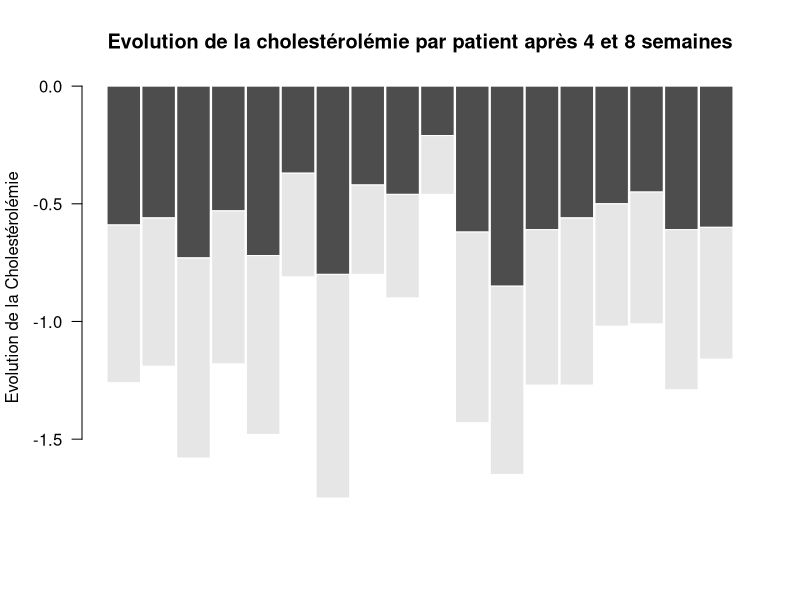
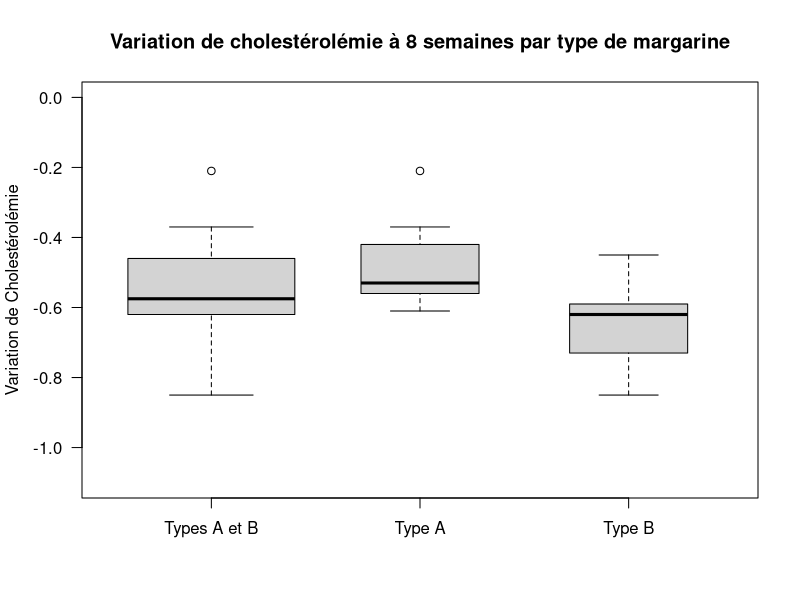
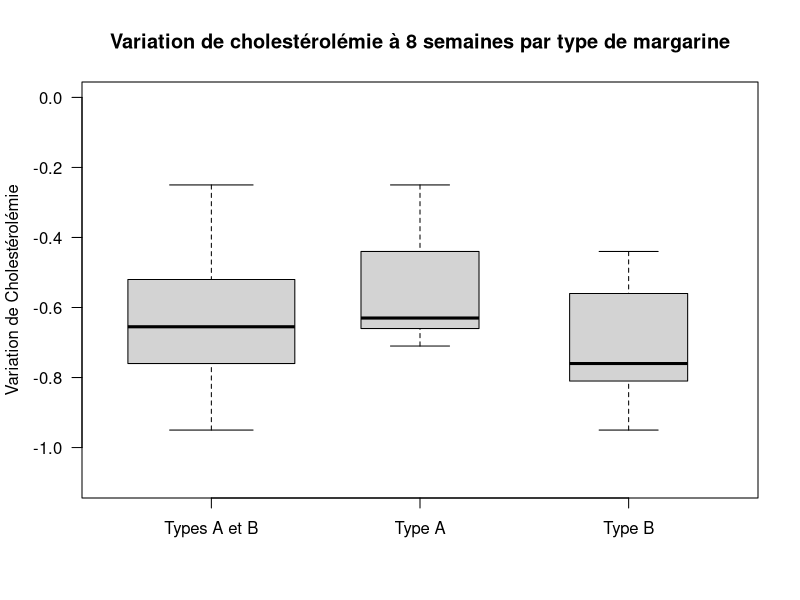

These charts were generated, in order, by the following R code:
"Le premier [exercice] a pour but de faire une analyse de
visualisation avec R pour présenter la problématique générale"

"
Readme sur le dataset :

A study tested whether cholesterol was reduced after using a certain brand of margarine as part of a low fat, low cholesterol diet.
The subjects consumed on average 2.31g of the active ingredient, stanol easter, a day. This data set contains information on 18 people
using margarine to reduce cholesterol over three time points.
"
# installation des packages si besoin:
# install.packages("readr")
# install.packages("reshape2")
# install.packages("ggplot2")

#import des packages 
library(readr)      #lecteur de csv
library(reshape2)   #fonction melt 
library(ggplot2)    #plotting


#charger les données du csv dans une variable 'cholcsv'
cholcsv = read.csv("./data/Cholesterol_R.csv", header=TRUE, fileEncoding = 'UTF-8-BOM')
#si le path du csv n'est pas valide, utiliser file.choose()
# cholcsvfile = read.csv(file.choose(), header=TRUE, fileEncoding = 'UTF-8-BOM')


#avant de passer à la suite, il est important d'explorer un peu le CSV
#l'explorateur de variable de rstudio est bien pour cela.

#récupérer le header du fichier dans une variable 'header'
header = colnames(cholcsv)
header

#summary donne des stats rapides sur les colonnes
#la première colonne 'id' est exclue des stats (pas de sens de faire des stats sur un id autoincrémenté)
summary(cholcsv[-1])

#utilisation de la fonction table pour voir les catégories de la colonne 'Margarine'
table(cholcsv$Margarine)


#ajout de deux colonnes pour voir le changement de cholestérolémie:
# change4w : After4weeks - Before
# change8w : After8weeks - Before

cholcsv$change4w = with(cholcsv, After4weeks - Before)
cholcsv$change8w = with(cholcsv, After8weeks - Before)


"
Il y a deux types de margarine dans le dataset : A et B
il faut faire 3 jeux de data :
  - Un pour le type A
  - Un pour le type B
  - Un avec les deux types mélangés

Pour voir si on peut observer des différences
"

typeA = cholcsv[cholcsv$Margarine=="A",]
typeB = cholcsv[cholcsv$Margarine=="B",]


myvars = c("change4w", "change8w")


# Première visualisation : barres superposés du changement de cholestérolémie pour chaque patient

bp = barplot(t(cholcsv[c("change4w", "change8w")]),
        main="Evolution de la cholestérolémie par patient après 4 et 8 semaines",
        ylab=" Evolution de la Cholestérolémie",
        border = "white",
        las=1,
        legend=rownames(data),
        space=0.04)


boxplot(cholcsv$change4w, typeA$change4w, typeB$change4w,
        las=1,
        main="Variation de cholestérolémie à 8 semaines par type de margarine",
        varwidth = TRUE,
        ylab= "Variation de Cholestérolémie",
        names = c("Types A et B", "Type A", "Type B"),
        boxwex = 0.8,
        ylim=c(-1.1,0)
)


boxplot(cholcsv$change8w, typeA$change8w, typeB$change8w,
        las = 1,
        main ="Variation de cholestérolémie à 8 semaines par type de margarine",
        varwidth = TRUE,
        ylab = "Variation de Cholestérolémie",
        names = c("Types A et B", "Type A", "Type B"),
        boxwex = 0.8,
        ylim = c(-1.1,0)
        )



one.way = aov(change8w ~Margarine, data = cholcsv)
summary(one.way)

one.way = aov(change4w ~Margarine, data = cholcsv)
summary(one.way)

# Faire une ANOVA pour chercher différence type A et type B ?
# Faire une petite comparaison aux amélioration moyennes attendues avec statines ?
